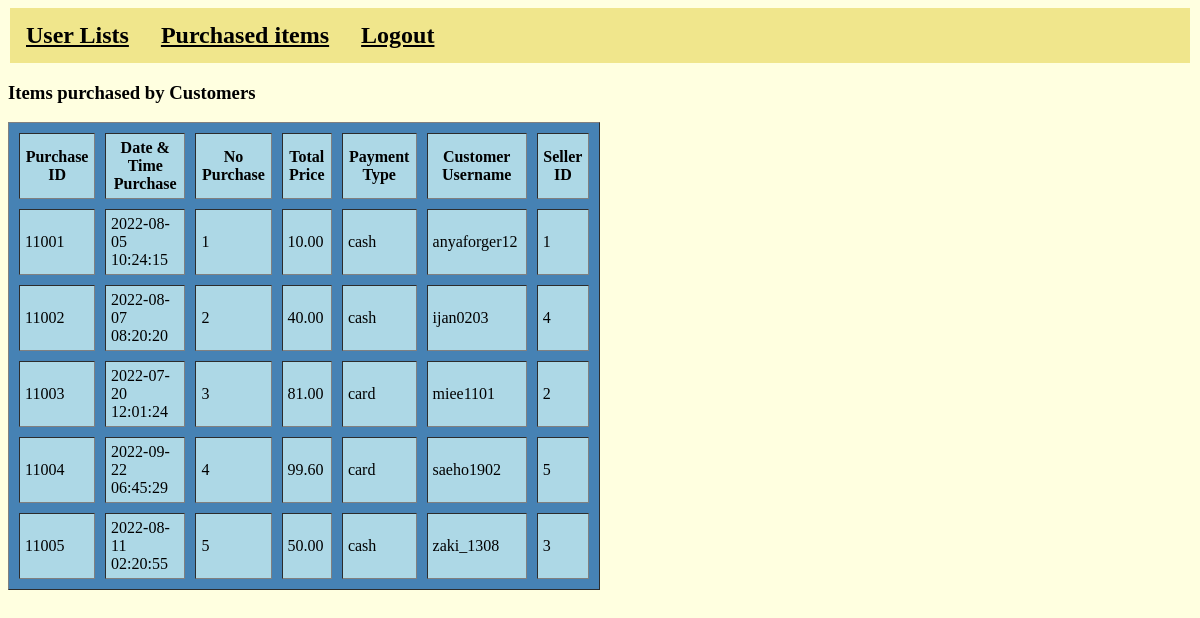
The app's page /viewpurchase.php with its own data.
### tables this page shows
CREATE TABLE `purchase` (
  `Purchase_ID` int(6) NOT NULL,
  `DateTime_purchase` datetime NOT NULL,
  `No_purchase` int(15) NOT NULL,
  `Total_price` decimal(10,2) NOT NULL,
  `Discount` int(5) NOT NULL,
  `Pay_type` text NOT NULL,
  `Cust_username` varchar(20) NOT NULL,
  `Seller_ID` int(15) NOT NULL
);

### viewpurchase.php (the view, shortened to what this page needs)
<?php session_start();
  include 'conn.php';?>
<!DOCTYPE html>
<html lang="en">
<head>
</head>
<div>
	<ul class="navbar-nav">
		<li class="nav-item"><a href="viewcustprofile.php" ><b><u>User Lists</u></b></a></li>
		<li class="nav-item"><a href="viewpurchase.php" ><b><u>Purchased items</u></b></a></li>
		<li class="nav-item"><a href="adminlogout.php" ><b><u>Logout</u></b></a></li>
	</ul>
	</div>
<body>
<?php
echo "<h3>Items purchased by Customers</h3>";
echo "<table cellpadding=5 cellspacing=10 border=1 width=50% class='center' bgcolor=steelblue>
<tr><th colspan=1 rowspan=1 bgcolor=lightblue>Purchase ID</th>";
echo "<th colspan=1 rowspan=1 bgcolor=lightblue>Date & Time Purchase</th>";
echo "<th colspan=1 rowspan=1 bgcolor=lightblue>No Purchase</th>";
echo "<th colspan=1 rowspan=1 bgcolor=lightblue>Total Price</th>";
echo "<th colspan=1 rowspan=1 bgcolor=lightblue>Payment Type</th>";
echo "<th colspan=1 rowspan=1 bgcolor=lightblue>Customer Username</th>";
echo "<th colspan=1 rowspan=1 bgcolor=lightblue>Seller ID</th></tr>";
$result = mysqli_query($conn, "select * from purchase where Purchase_ID");
while($row = mysqli_fetch_row($result)){
	echo "<tr><td colspan=1 rowspan=1 bgcolor=lightblue>$row[0]</td>";
	echo "<td colspan=1 rowspan=1 bgcolor=lightblue>$row[1]</td>";
	echo "<td colspan=1 rowspan=1 bgcolor=lightblue>$row[2]</td>";
	echo "<td colspan=1 rowspan=1 bgcolor=lightblue>$row[3]</td>";
	echo "<td colspan=1 rowspan=1 bgcolor=lightblue>$row[5]</td>";
	echo "<td colspan=1 rowspan=1 bgcolor=lightblue>$row[6]</td>";
	echo "<td colspan=1 rowspan=1 bgcolor=lightblue>$row[7]</td>";
	echo "</tr>";}
	echo "</table>";
?>
</body>
</html>

### viewpurchase.php (style rules this page uses)
body { background-image:url(css/booksbg.jpg); background-color: lightYellow; }
ul { list-style-type:none; margin:2px; padding:0; overflow:hidden; background-color: khaki; }
li { float:left; font-family: 'Garamond',serif; font-size: 24px; }
li a { display:block; color:black; padding: 14px 16px; text-decoration:none; }

### records on screen
purchase: Purchase_ID "11001", DateTime_purchase "2022-08-05 10:24:15", No_purchase "1", Total_price "10.00", Pay_type "cash", Cust_username "anyaforger12", Seller_ID "1"
purchase: Purchase_ID "11002", DateTime_purchase "2022-08-07 08:20:20", No_purchase "2", Total_price "40.00", Pay_type "cash", Cust_username "ijan0203", Seller_ID "4"
purchase: Purchase_ID "11003", DateTime_purchase "2022-07-20 12:01:24", No_purchase "3", Total_price "81.00", Pay_type "card", Cust_username "miee1101", Seller_ID "2"
purchase: Purchase_ID "11004", DateTime_purchase "2022-09-22 06:45:29", No_purchase "4", Total_price "99.60", Pay_type "card", Cust_username "saeho1902", Seller_ID "5"
purchase: Purchase_ID "11005", DateTime_purchase "2022-08-11 02:20:55", No_purchase "5", Total_price "50.00", Pay_type "cash", Cust_username "zaki_1308", Seller_ID "3"
